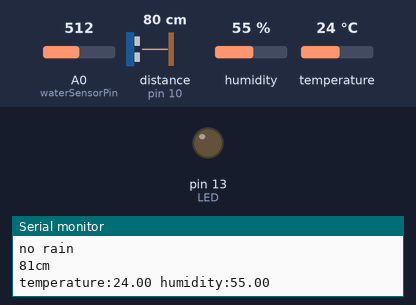
The sketch below on a simulated Arduino Uno, built with avr-gcc and run on an emulated ATmega328P. On the bench: output pins drawn as LEDs (lit = HIGH), the last lines printed to the serial monitor. Dashed ring = blinking. The test bench sets the inputs (shaded band); at power-on: distance to the obstacle (sensor on pin 10) 80 cm, A0 (waterSensorPin) = 512, humidity 55 %, temperature 24 °C. The echo pulse lasts 58.3 µs per cm.

Above: at 2.1 s.
2.2 s: distance to the obstacle (sensor on pin 10) set to 53 cm
4.1 s: distance to the obstacle (sensor on pin 10) set to 44 cm
At 4.37 s:
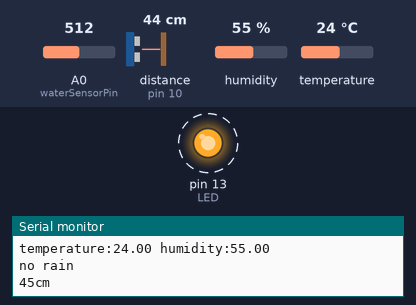
13.4 s: distance to the obstacle (sensor on pin 10) set to 60 cm
At 14.5 s:
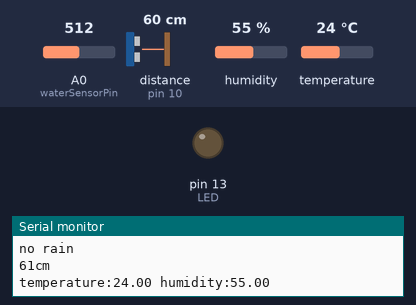
Timing chart, 0 to 16.3 s (numbered marks = the images above; inputs shaded):
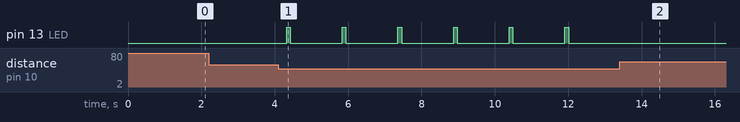

Measured:
- the behaviour switches between 50 and 49 cm on distance to the obstacle (sensor on pin 10) (found by bisection; images 0 and 1)
- after the input at 4.1 s, pin 13 (LED): alternates HIGH for 0.10 s and LOW for 1.4 s, starting after 0.22 s
- after the input at 13.4 s, pin 13 (LED): stops changing and stays LOW

The sketch:

Final_Code_for_Assignment.ino
```cpp
#include <NewPing.h>//The libary for the ultrasonic sensor.
#include <DHT11.h>  //The libary for the humidity sensor.

//Variables for water sensor.
int waterSensorPin = A0;
int waterSensorValue = 0;

//Variables for ultrasonic/led.
int  TRIGGER_PIN = 11;
int  ECHO_PIN    = 10;
int MAX_DISTANCE = 200;
NewPing sonar(TRIGGER_PIN, ECHO_PIN, MAX_DISTANCE);
int DistanceCm;
int  LED = 13;

//Variables for humidity and temperature sensor.
int humidityPin=4;
DHT11 dht11(humidityPin);

//The set up only runs once at the start.
void setup() {
  Serial.begin(9600); //starts the serial communications.
  pinMode(LED, OUTPUT); //sets the pin for the led to output.
  while (!Serial) {  //allows the program to run on Arduno Duo.
    }
}

//This is the main loop of the program it calls the sensor functions.
void loop() {

  waterSensor(); //Calls water sensor function.
  delay(100); //Delay 100ms.
  ultrasonicLED(); //Calls the ultra sonic function.
  delay(100); //Delay 100ms.
  humidityTemp(); //Calls the humidity and temperature function.
  delay(10); //Delay 10ms.
}

void waterSensor(){
  waterSensorValue = analogRead(waterSensorPin);  //Reads the water sensor value.
  //If the sensor value is below a threshold then there is rain, so prints "rain".
  if(waterSensorValue <=200){
    Serial.println("rain");
  }
  //Else the value is below thethreshold so there is no rain, so prints "no rain".
  else{
    Serial.println("no rain");
  }
  delay(10); //Delay 10ms.
}

void ultrasonicLED(){
  delay(100); //Delay 100ms.
  DistanceCm = sonar.ping_cm(); //Get the distance from the ultrasonic sensor.
  //Prints the distance value followed by "cm".
  Serial.print(DistanceCm);
  Serial.println("cm");

  //If the distance is between 40 and 50 cm call the blink LED function with a delay of 100ms.
  if (DistanceCm >= 40 && DistanceCm<= 50){
    blinkLED(100); //Pass the value of 100 to the blink led function.
   }
  //If the distance is between 30 and 39 cm call the blink LED function with a delay of 200ms.
  else if (DistanceCm >= 30 && DistanceCm<= 39){
    blinkLED(200); //Pass the value of 200 to the blink led function.
   }
  //If the distance is between 20 and 29 cm call the blink LED function with a delay of 300ms.
  else if (DistanceCm >= 20 && DistanceCm<= 29){
    blinkLED(300); //Pass the value of 300 to the blink led function.
   }
  //If the distance is between 10 and 19 cm call the blink LED function with a delay of 400ms.
  else if (DistanceCm >= 10 && DistanceCm<= 19){
    blinkLED(400); //Pass the value of 400 to the blink led function.
   }
  //If the distance is between 1 and 9 cm call the blink LED function with a delay of 500ms.
  else if (DistanceCm >= 1 && DistanceCm<= 9){
    blinkLED(500); //Pass the value of 500 to the blink led function.
   }
  //else turn the led off.
  else {
    digitalWrite(LED, LOW);
  }
  delay(10);
}

void humidityTemp(){
  int err;
  float temp, humi;
  //Read the humidity and temperature values, if there is no error then prints theses values.
  if((err=dht11.read(humi, temp))==0){
    Serial.print("temperature:");
    Serial.print(temp);
    Serial.print(" humidity:");
    Serial.print(humi);
    Serial.println();
  }
  //Else there is an error so it prints the error value.
  else{
    Serial.println();
    Serial.print("Error No :");
    Serial.print(err);
    Serial.println();
  }
  delay(DHT11_RETRY_DELAY); //delay for reread
  delay(10);
}

void blinkLED(int idelay){ //accept an integer passed to it, this integer is the delay time.
  digitalWrite( LED, HIGH); //Turn the LED on.
  delay(idelay); //Delay for the ammount passed in the parameter.
  digitalWrite(LED, LOW); //Turn the LED off.
  delay(50);
}
```
